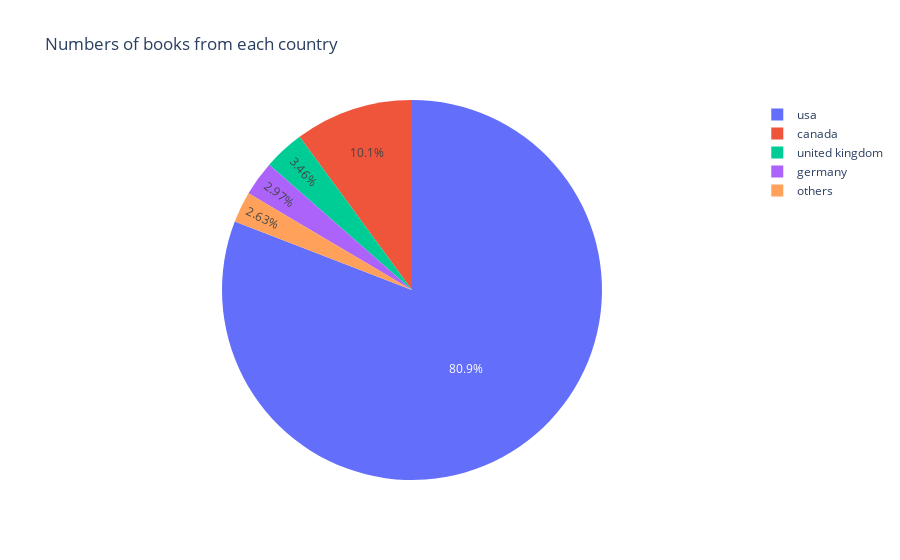

Notebook code cell kept with this figure:
### Markdown cell above
##### Number of books from each country

### Code cell
temp_country = merged_data['country'].value_counts().reset_index()

plt.figure(figsize=(8,8))
px.pie(values = temp_country['country'][0:5], names=temp_country['index'][0:5], title='Numbers of books from each country')

### Figure 1 — Plotly figure (JSON) as saved in the notebook; plotly's stock layout.template omitted (floating-point values rounded to 4 significant figures)
{"data": [{"domain": {"x": [0, 1], "y": [0, 1]}, "hovertemplate": "label=%{label}<br>value=%{value}<extra></extra>", "labels": ["usa", "canada", "united kingdom", "germany", "others"], "legendgroup": "", "name": "", "showlegend": true, "type": "pie", "values": [756720, 94276, 32346, 27813, 24581]}], "layout": {"legend": {"tracegroupgap": 0}, "title": {"text": "Numbers of books from each country"}}}
